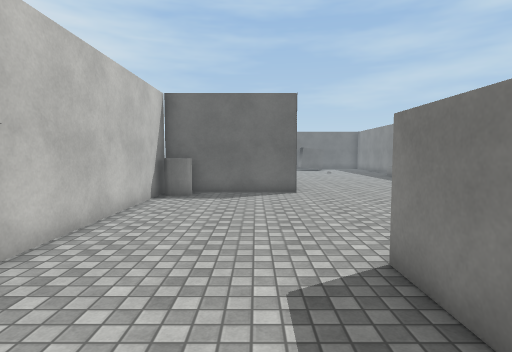
view 1 (above)

21 first-person views from a walk through a Unity game level. The camera is 1.5 m above the floor, tilts 4° down and sees 80° across. The floor is counted in squares, 1 m on a side. Each view is taken from the middle of a square. On the plan, view 1 faces up. The plan holds only what a view shows up to about 15 squares ahead; the rest is blank. The place goes on beyond the plan. The player is left out. Some animated figures are left out. Surface patterns are stand-ins for the level's own textures.

view 2
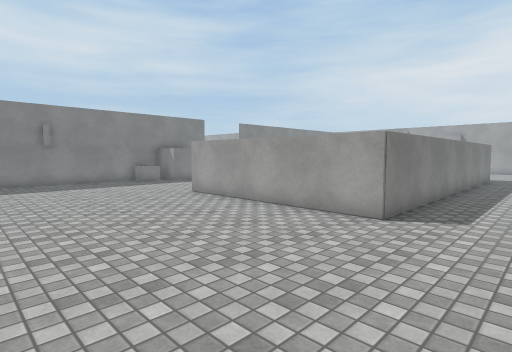

view 3
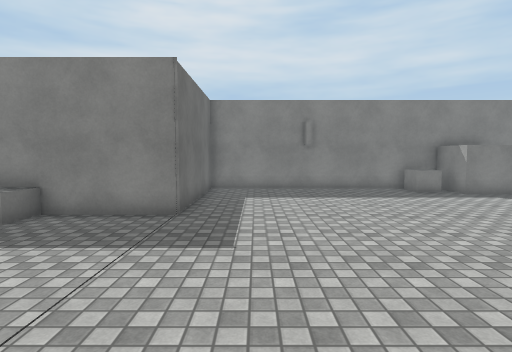

view 4
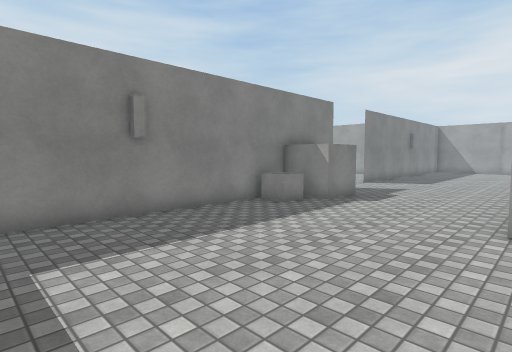

view 5
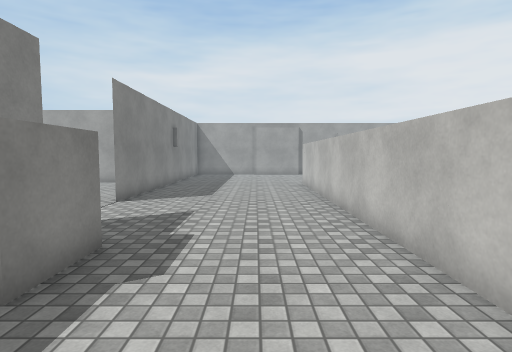

view 6
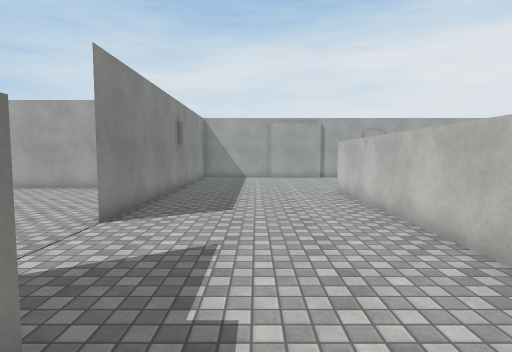

view 7
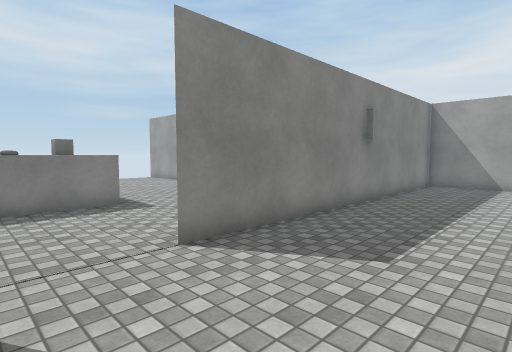

view 8
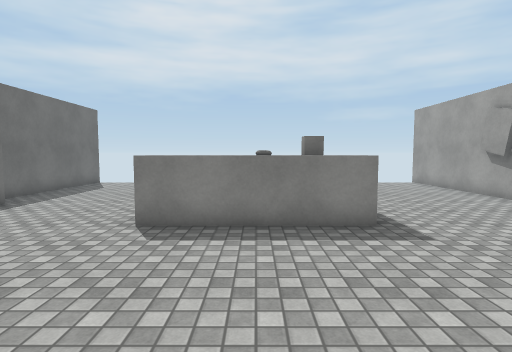

view 9
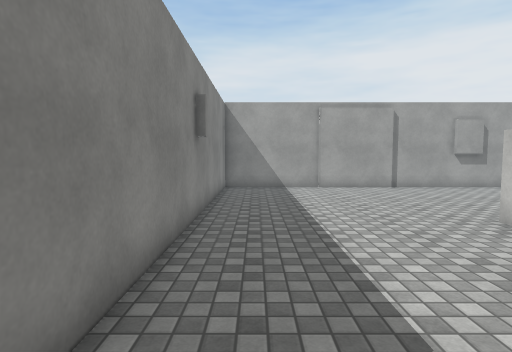

view 10
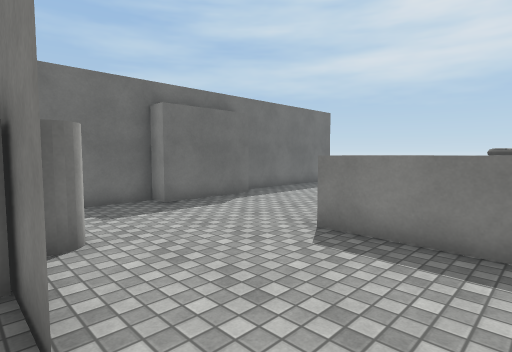

view 11
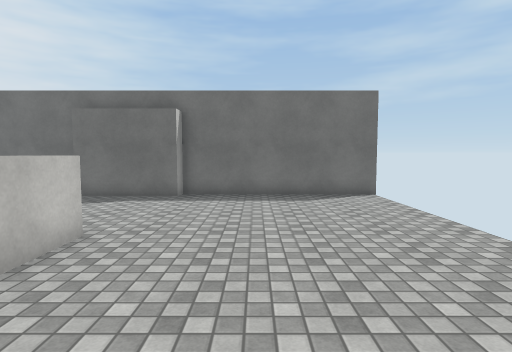

view 12
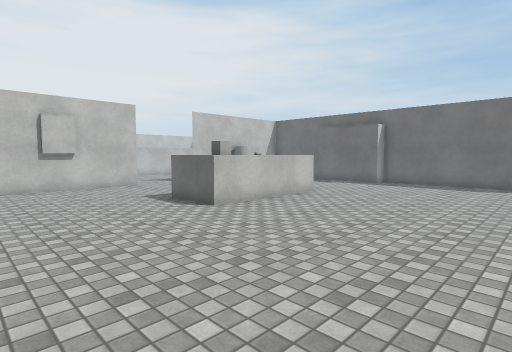

view 13
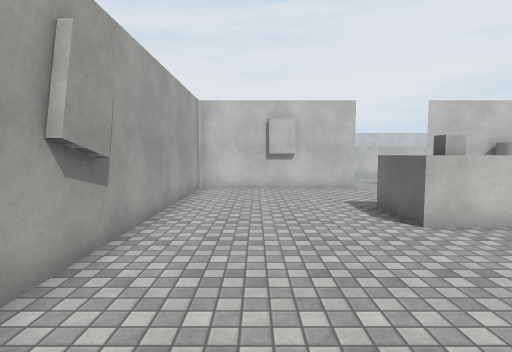

view 14
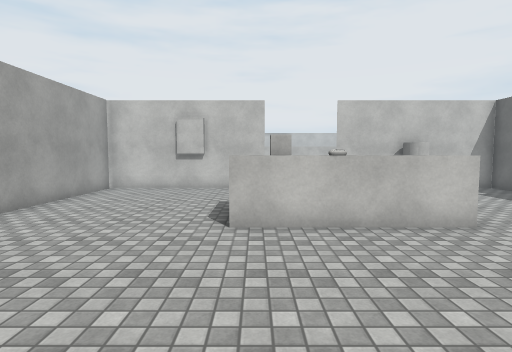

view 15
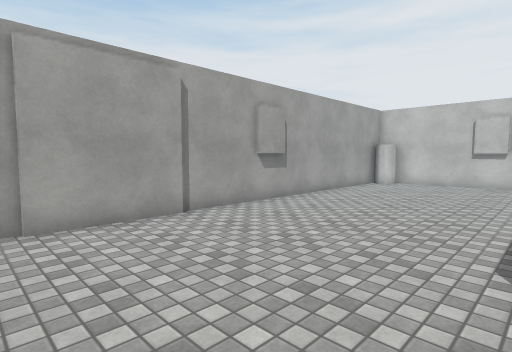

view 16
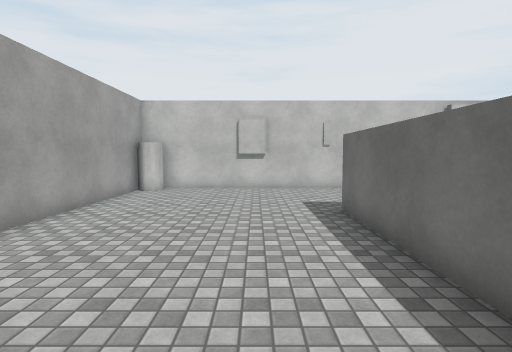

view 17
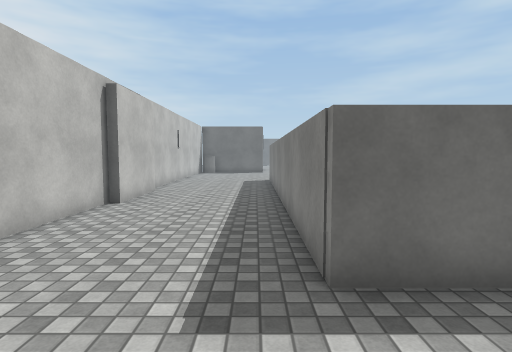

view 18
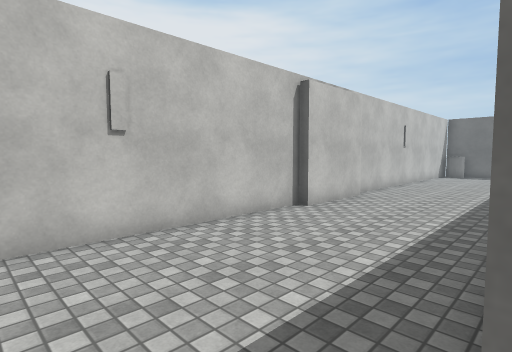

view 19
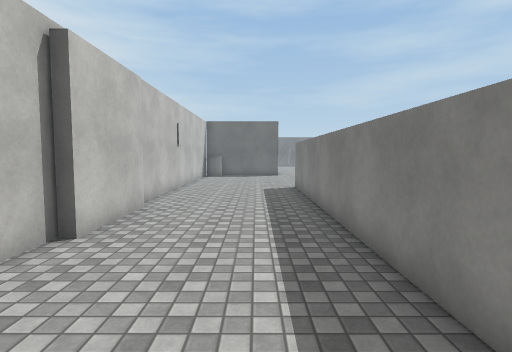

view 20
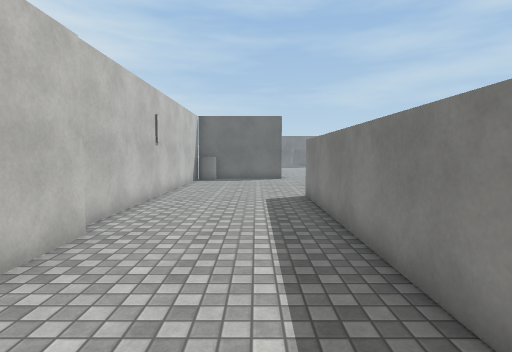

view 21
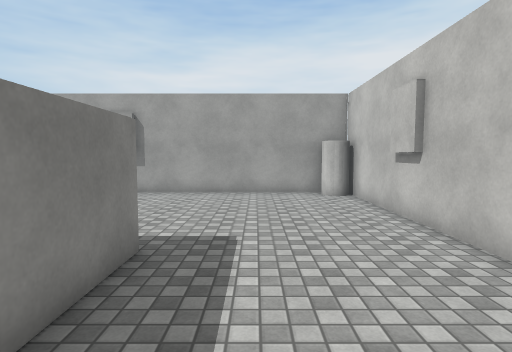

### Floor plan
Points are (right, up) in squares from view 1. A wall is a line through its corners. A room is listed if a view was taken in it or the views show most of it. See-through windows are left out.
Room 1 (views 1, 2, 3, 4, 5, 6, 7, 8, 9, 10, 11, 12, 13, 14, 15, 16, 17, 18, 19, 20, 21)
walls: (16.4, -1.5) (16.4, -0.5); (16.5, -4.5) (16.5, -11.5) (30.1, -11.5); (16.5, -0.5) (16.5, -1.5); (16.7, -7.2) (16.7, -8.5); (9.6, 2.3) (9.6, -10.7); (16.4, 4.5) (16.4, 12) (10.6, 12) (10.6, 14.5); (7.4, -10.7) (1.8, -10.7) (1.8, 4.1) (9.6, 4.1); (22.6, -5.5) (21.4, -5.5) (21.4, -0.4); (23.8, -0.4) (23.8, -5.6); (25.1, -11.3) (26.4, -11.3); (12, -18) (16.4, -18) (16.4, -4.5); (8.8, -17.8) (12.1, -17.8); (-3.2, -1.2) (-3.2, -4.6) (-3.6, -4.6) (-3.6, -17.8); (4.8, -17.8) (6, -17.8); (1.6, 12) (-3.6, 12) (-3.6, -0.8); (-3.4, -12.5) (-3.4, -13.8); (31.6, 5.5) (24.3, 5.5) (24.3, 4.7) (20.6, 4.7) (20.6, 5.5) (16.5, 5.5) (16.5, 4.4); (-3.1, -18) (8.8, -18)
objects: cylinder (-3, -17); cylinder (-3, 11); cube (15, 0) to (16, 2); cube (15, 3) to (16, 4); cylinder (17, 2); cube (23, -5) to (23, -4); capsule (23, -3)

Where each view was taken, in squares from view 1:
view 1: 0 up, 0 right, facing up
view 2: 11 up, 1 left, facing down-right
view 3: 10 up, 3 right, facing right
view 4: 11 up, 9 right, facing down-right
view 5: 5 up, 12 right, facing down
view 6: 2 up, 13 right, facing down
view 7: 2 down, 12 right, facing down-right
view 8: 3 down, 15 right, facing right
view 9: 4 down, 15 right, facing down
view 10: 4 down, 16 right, facing up-right
view 11: 6 down, 27 right, facing up
view 12: 11 down, 31 right, facing up-left
view 13: 9 down, 30 right, facing left
view 14: 5 down, 30 right, facing left
view 15: 11 down, 13 right, facing down-left
view 16: 13 down, 10 right, facing left
view 17: 14 down, 1 right, facing up
view 18: 12 down, 2 right, facing up-left
view 19: 10 down, 0 right, facing up
view 20: 7 down, 0 right, facing up
view 21: 6 down, 0 right, facing down
